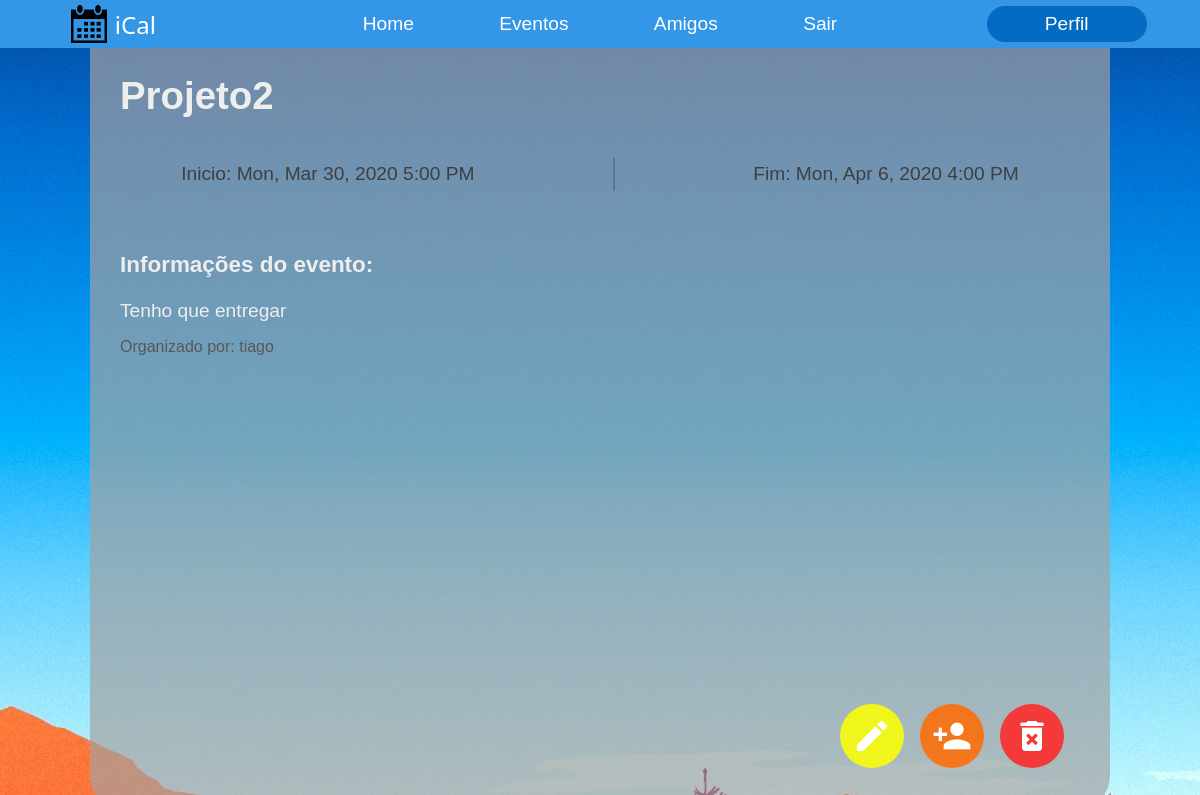
The app's page /event/4 (signed in) with its own data.
### app/models.py (models this page shows, shortened)
class Event(db.Model):
    id = db.Column(db.Integer, primary_key = True)
    title = db.Column(db.String(32), nullable = False)
    description = db.Column(db.String(128))
    date_start = db.Column(db.DateTime, index = True, nullable=False)
    date_end = db.Column(db.DateTime, nullable=False)
    event_owner = db.Column(db.Integer, db.ForeignKey('user.id') )

class User(UserMixin,db.Model):
    id = db.Column(db.Integer, primary_key = True)
    username = db.Column(db.String(32), unique = True, nullable = False)
    password = db.Column(db.String(64), nullable = False)

### app/routes.py (the view)
@app.route('/event/<event_id>')
@login_required
def event_view(event_id):
    event = Event.query.filter_by(id=event_id).first_or_404()
    user = User.query.filter_by(id = event.event_owner).first()
    dateNow = datetime.now()
    friends = friendList(current_user.id)
    return render_template('event_view.html', event=event, user=user, dateNow = dateNow, friends = friends)

### app/models.py (called while the page is built)
@login.user_loader
def load_user(id):
    return User.query.get(int(id))

### app/routes.py (called while the page is built)
def friendList( user_id):
    rel_u1 = RelationUsers.query.filter_by(user1 = user_id).all()
    rel_u2 = RelationUsers.query.filter_by(user2 = user_id).all()
    f1 = []
    f2 = []
    for i in rel_u1:
        f1 += [User.query.filter_by(id = i.user2).first()]
    for j in rel_u2:
        f2 += [User.query.filter_by(id = j.user1).first()]
    friends = f1 + f2
    return friends

### app/templates/event_view.html (shortened to what this page needs)
{%  extends "layout.html"   %}
{%  block content   %}
<h1> {{event.title}}</h1>
{%  if event.date_end >  dateNow    %}
<div class = "event_info_banner">
    <p> Inicio: {{ moment(event.date_start).format('llll')}}</p>
    <div id="separate_line"></div>
    <p> Fim: {{ moment(event.date_end).format('llll')}}</p>
</div>
<h3> Informações do evento: </h3>
<div class = "event_info_descript">
    {{event.description}}
</div>
    <p id="organised_p"> Organizado por: {{user.username}}</p>
{%  if current_user.id == user.id %}
<div id = "editor_menu">
    <a class = "event_button" id="editor_button" href="/edit/{{event.id}}"><i class="material-icons editor_icons">mode_edit</i></a>
    <a class = "event_button" id="invite_button" onclick="showFriends()"><i class="material-icons editor_icons">person_add</i></a>
    <a class = "event_button" id="cancel_button" href="/delete/{{event.id}}"><i class="material-icons editor_icons">delete_forever</i></a>
</div>
{%  endif   %}
{%  endif   %}
{%  endblock    %}

### app/static/css/main.css (style rules this page uses)
body { background-image: url("../images/wallpaper.jpg"); width: 100%; overflow-x: hidden; overflow-y: scroll; margin: 0; font-size: 1.2em; font-family: Verdana, Geneva, Tahoma, sans-serif; display: flex; color: rgb(238, 238, 238); align-items: center; flex-direction: column; }
h1 { font-family: 'Lucida Sans', 'Lucida Sans Regular', 'Lucida Grande', 'Lucida Sans Unicode', Geneva, Verdana, sans-serif }
a { color:white; text-decoration: none; }
#organised_p { color: rgb(90, 87, 87); font-size: 1rem; }
#separate_line { align-self: center; height: 2rem; border: 1px solid rgba(63, 63, 63,0.31); margin-inline-start: 1rem; margin-inline-end: 1rem; }
#editor_menu { display: flex; flex-direction: row; position: fixed; bottom: 5%; right: 10%; }
.event_button { width: 4rem; height: 4rem; border-radius: 3rem; color: white; display: flex; justify-content: center; text-decoration: none; margin-inline-end: 1rem; }
#editor_button { background-color: rgba(251, 255, 4, 0.87); }
#invite_button { cursor: pointer; background-color: rgba(255, 108, 4, 0.87); }
#cancel_button { background-color: rgba(255, 38, 38, 0.87); }
.material-icons.editor_icons { color: white; align-self: center; justify-self: center; font-size: 2.5rem; }
.event_info_banner { margin-block-start: 0; margin-block-end: 3rem; width: 100%; color:rgb(63, 63, 63); display: flex; flex-direction: row; justify-content: space-around; }

### records on screen
Event: title "Projeto2", date_start "Mon, Mar 30, 2020 5:00 PM", date_end "Mon, Apr 6, 2020 4:00 PM", description "Tenho que entregar"
User: username "tiago"
